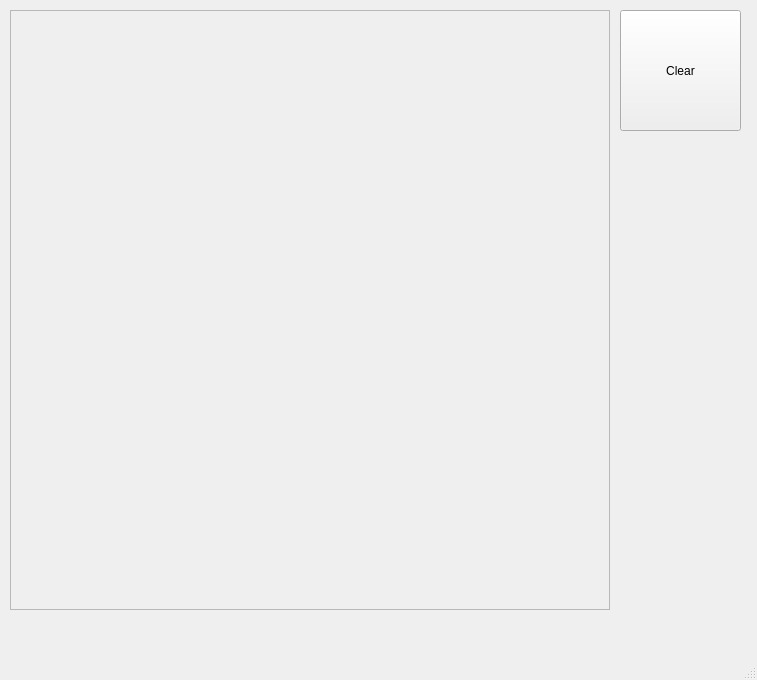
<?xml version="1.0" encoding="UTF-8"?>
<ui version="4.0">
 <class>MainWindow</class>
 <widget class="QMainWindow" name="MainWindow">
  <property name="geometry">
   <rect>
    <x>0</x>
    <y>0</y>
    <width>757</width>
    <height>680</height>
   </rect>
  </property>
  <property name="windowTitle">
   <string>3 - Bezier Curves - Radosław Mariowski</string>
  </property>
  <widget class="QWidget" name="centralWidget">
   <widget class="QFrame" name="frmCanvas">
    <property name="geometry">
     <rect>
      <x>10</x>
      <y>10</y>
      <width>600</width>
      <height>600</height>
     </rect>
    </property>
    <property name="frameShape">
     <enum>QFrame::StyledPanel</enum>
    </property>
    <property name="frameShadow">
     <enum>QFrame::Raised</enum>
    </property>
   </widget>
   <widget class="QPushButton" name="btnClear">
    <property name="geometry">
     <rect>
      <x>620</x>
      <y>10</y>
      <width>121</width>
      <height>121</height>
     </rect>
    </property>
    <property name="text">
     <string>Clear</string>
    </property>
   </widget>
  </widget>
  <widget class="QStatusBar" name="statusBar"/>
 </widget>
 <layoutdefault spacing="6" margin="11"/>
 <resources/>
 <connections/>
</ui>
